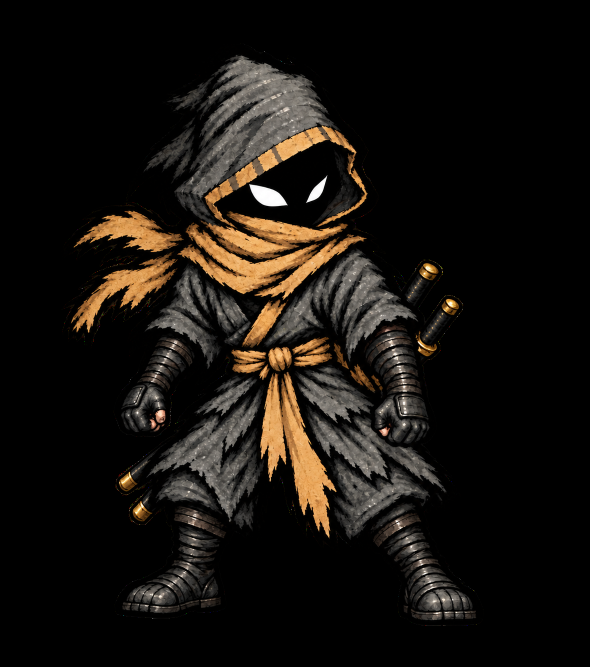
#> input picture media/kael-idle-shodo-20260926/frames/frame-01.png, 1179 x 1334 px (shown at 1/2 size)
$ python -i gen_bustfix.py   (imports and definitions only)
#> lines starting #> are read from the running program, lines starting #| are printed output that depends on the picture
#!/usr/bin/env python3
"""Pose-collapse-proof generator: NEUTRAL-CELL guide + BUST-CROPPED identity ref.

exp-d 2026-07-18: for characters whose flat silhouettes are illegible (big hair /
cloak mass — tsubasa, ember, kael) the guide is the OLD CELL in flattened grayscale:
pose and limb detail stay readable, old colors/design are neutralized. Bust-cropped
identity ref still supplies face/palette and cannot inject a stance.
Proven in exp-c (2026-07-18): a head-and-shoulders identity image cannot inject
a stance, so the pose guide is the only geometry source. Inline pose check
aborts the run after 2 consecutive frames that clone the set's idle (>0.92
silhouette similarity) — a collapsed batch stops at ~2 frames, not 33.
Usage: gen_bustfix.py <character> <identity_description_file_or_->  (reads frames from model-guides/)
"""
import os, re, sys, pathlib, subprocess, itertools
import numpy as np
from PIL import Image
sys.path.insert(0, str(pathlib.Path(__file__).parent))
from pose_gate import ink, iou

char = sys.argv[1]
# [1 line that did not run here, left out]
base = pathlib.Path(f"media/polished-candidates/{char}")
env = pathlib.Path("/Users/anthonyguy/WILDCOMIKS.2.0/.env.local")
# [1 line that did not run here, left out]
import fal_client

import json
from PIL import ImageOps
# [1 line that did not run here, left out]
# [1 line not run here, left out]
# [1 line that did not run here, left out]
# [1 line not run here, left out]
def neutral_guide(frame):
    gp = ngdir / f"{frame}.png"
    if gp.exists(): return gp
    idx = int(man["frames"][frame])
    cell = sheet.crop((idx*fw, 0, (idx+1)*fw, fh))
    # largest connected component only — old-cell debris (neighbor bleed, floating
    # shards) otherwise renders as severed heads / bows / blade fragments (kael v3).
    import collections
    a = np.array(cell.getchannel("A"))
    mask = (a > 40).astype(np.uint8)
    lbl = np.zeros_like(mask, dtype=np.int32); cur = 0
    H, W = mask.shape
    for sy in range(H):
        for sx in range(W):
            if mask[sy, sx] and not lbl[sy, sx]:
                cur += 1
                q = collections.deque([(sy, sx)]); lbl[sy, sx] = cur
                while q:
                    y, x = q.popleft()
                    for ny, nx in ((y-1,x),(y+1,x),(y,x-1),(y,x+1)):
                        if 0 <= ny < H and 0 <= nx < W and mask[ny, nx] and not lbl[ny, nx]:
                            lbl[ny, nx] = cur; q.append((ny, nx))
    if cur > 1:
        keep = int(np.argmax(np.bincount(lbl.ravel())[1:])) + 1
        a = np.where(lbl == keep, a, 0).astype("uint8")
        cell.putalpha(Image.fromarray(a))
    b = cell.getbbox(); cell = cell.crop(b)
    g = ImageOps.autocontrast(cell.convert("L")).point(lambda v: 110 + v//3)
    canvas = Image.new("RGB", (880, 1184), "white")
    sc = min(880*0.86/cell.width, 1184*0.86/cell.height)
    size = (round(cell.width*sc), round(cell.height*sc))
    canvas.paste(Image.merge("RGB", (g,)*3).resize(size), ((880-size[0])//2, (1184-size[1])//2),
                 cell.getchannel("A").resize(size))
    canvas.save(gp); return gp

# [1 line not run here, left out]
bust_p = base / "bust-ref.png"
# [1 line not run here, left out]
# [1 line that did not run here, left out]
# [1 line not run here, left out]
frames = sorted(p.stem for p in (base / "model-guides").glob("*.png"))
# idle FIRST: it is the collapse-check reference — alphabetical order left the
# first 8 frames unchecked (attack_body* < idle). Caught in fault audit 2026-07-18.
# [2 lines not run here, left out]
idle_sil, consec = None, 0
# [30 lines not run here, left out]

>>> import cv2
>>> picture = cv2.imread('../../media/kael-idle-shodo-20260926/frames/frame-01.png', cv2.IMREAD_GRAYSCALE)
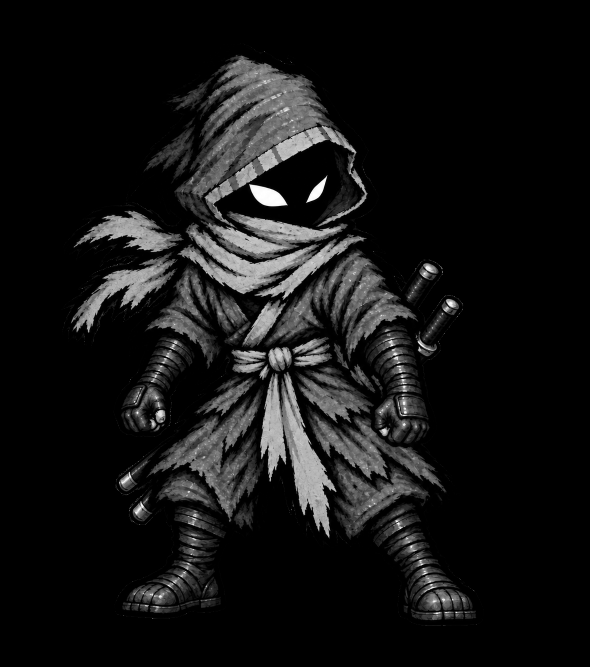
#> picture: shape (1334, 1179) (shown at 1/2 size); min 0, max 255, mean 20.4
#> (the run stopped early here; a loop or call above may not have finished)
